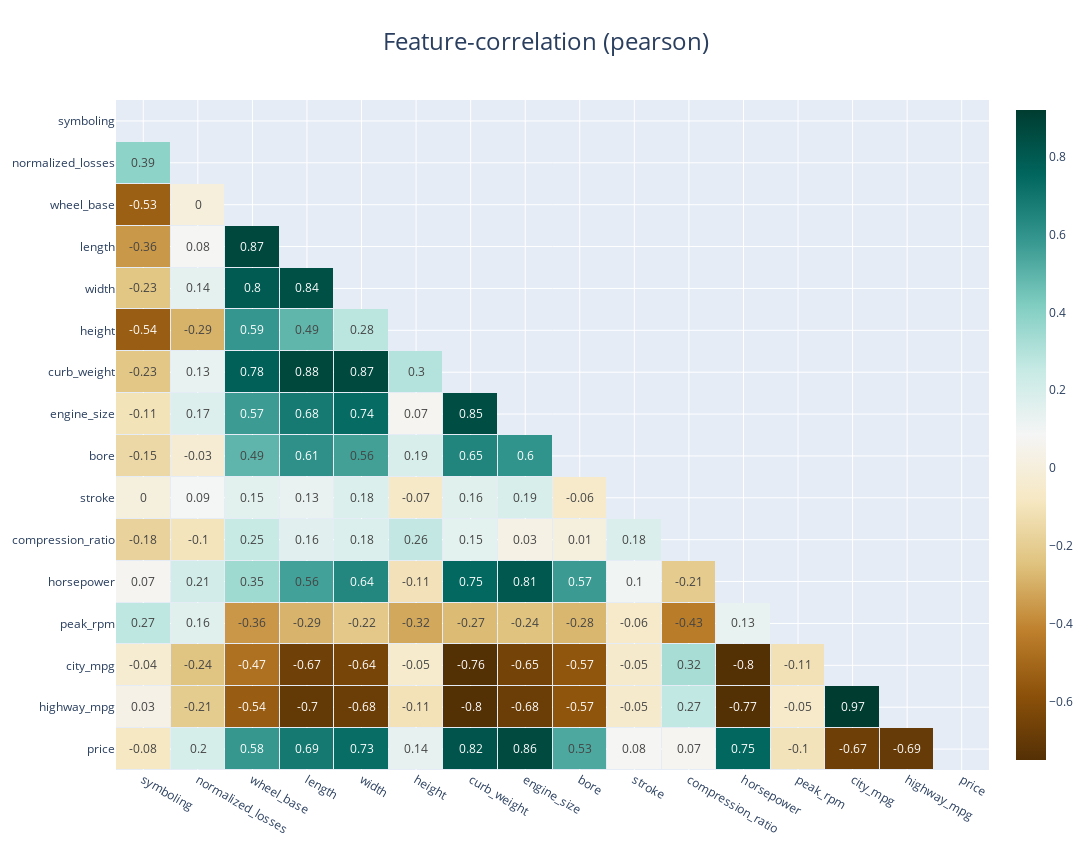

The notebook cell saved with this chart:
### Markdown cell above
*C. EDA Correlation*

### Code cell
import klib
klib.corr_interactive_plot(df,figsize=(10,5))

### Figure 1 — Plotly figure (JSON) as saved in the notebook; plotly's stock layout.template omitted (floating-point values rounded to 4 significant figures; data arrays with more than 128 entries replaced by an {"elided": "..."} marker saying what was removed)
{"data": [{"colorscale": [[0, "rgb(84,48,5)"], [0.1, "rgb(140,81,10)"], [0.2, "rgb(191,129,45)"], [0.3, "rgb(223,194,125)"], [0.4, "rgb(246,232,195)"], [0.5, "rgb(245,245,245)"], [0.6, "rgb(199,234,229)"], [0.7, "rgb(128,205,193)"], [0.8, "rgb(53,151,143)"], [0.9, "rgb(1,102,94)"], [1, "rgb(0,60,48)"]], "hoverongaps": false, "text": {"elided": "16x16 mixed values"}, "textfont": {"size": 12}, "texttemplate": "%{text}", "type": "heatmap", "x": ["price", "highway_mpg", "city_mpg", "peak_rpm", "horsepower", "compression_ratio", "stroke", "bore", "engine_size", "curb_weight", "height", "width", "length", "wheel_base", "normalized_losses", "symboling"], "xgap": 1, "y": ["price", "highway_mpg", "city_mpg", "peak_rpm", "horsepower", "compression_ratio", "stroke", "bore", "engine_size", "curb_weight", "height", "width", "length", "wheel_base", "normalized_losses", "symboling"], "ygap": 1, "z": {"elided": "16x16 float values"}, "zmax": 0.92, "zmin": -0.75}], "layout": {"autosize": true, "height": 850.6, "title": {"font": {"size": 24}, "text": "Feature-correlation (pearson)", "x": 0.5}, "width": 1418.0, "xaxis": {"autorange": "reversed"}}}
